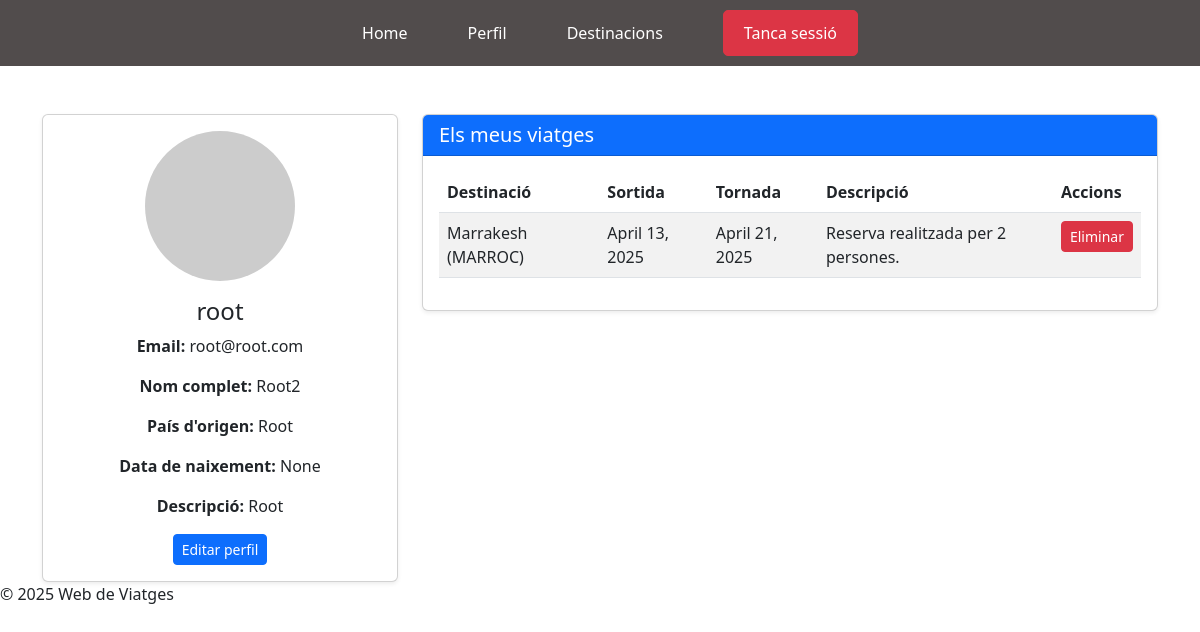
/accounts/profile/ (signed in), run on the app's committed database.
### accounts/models.py (models this page shows, shortened)
class PerfilUsuari(models.Model):
    usuari = models.OneToOneField(User, on_delete=models.CASCADE, related_name="perfil")
    avatar = models.ImageField(upload_to='avatars/', blank=True, null=True)
    descripcion = models.TextField(blank=True, null=True)
    nom_complet = models.CharField(max_length=200, blank=True, null=True)  #
    pais_origen = models.CharField(max_length=100, blank=True, null=True)
    data_naixement = models.DateField(blank=True, null=True)

class Viatge(models.Model):
    user = models.ForeignKey(User, on_delete=models.CASCADE, related_name="viatges")
    destinacio = models.ForeignKey(Destinacio, on_delete=models.CASCADE, related_name="viatges")
    data_inici = models.DateField()
    data_fi = models.DateField()
    num_persones = models.PositiveIntegerField()
    descripcio = models.TextField(blank=True, null=True)

class Destinacio(models.Model):
    nom = models.CharField(max_length=100)
    pais = models.CharField(max_length=50)
    continent = models.CharField(max_length=50)
    def __str__(self):
        return f"{self.nom} ({self.pais.upper()})"

### accounts/views.py (the view)
# urls.py: path('profile/', views.perfil, name='profile'),
@login_required
def perfil(request):
    perfil = get_object_or_404(PerfilUsuari, usuari=request.user)
    viatges = Viatge.objects.filter(user=request.user)
    context = {
        'perfil': perfil,
        'viatges': viatges
    }
    return render(request, 'perfil.html', context)

### accounts/templates/perfil.html (shortened to what this page needs)
{% extends "base.html" %}
{% block content %}
<div class="container mt-5">
    <div class="row">
        <div class="col-md-4">
            <div class="card shadow-sm">
                <div class="card-body text-center">
                    <img src="https://via.placeholder.com/150" alt="Foto de perfil predeterminada" class="img-fluid rounded-circle mb-3" width="150" height="150">
                    <h4 class="card-title">{{ user.username }}</h4>
                    <p class="card-text"><strong>Email:</strong> {{ user.email }}</p>
                    <p class="card-text"><strong>Nom complet:</strong> {{ user.perfil.nom_complet }}</p>
                    <p class="card-text"><strong>País d'origen:</strong> {{ user.perfil.pais_origen }}</p>
                    <p class="card-text"><strong>Data de naixement:</strong> {{ user.perfil.data_naixement }}</p>
                    <p class="card-text"><strong>Descripció:</strong> {{ user.perfil.descripcion }}</p>
                    <a href="{% url 'editar_perfil' %}" class="btn btn-primary btn-sm">Editar perfil</a>
                </div>
            </div>
        </div>
        <div class="col-md-8">
            <div class="card shadow-sm">
                <div class="card-header bg-primary text-white">
                    <h5 class="mb-0">Els meus viatges</h5>
                </div>
                <div class="card-body">
                    {% if viatges %}
                    <div class="table-responsive">
                        <table class="table table-striped">
                            <thead>
                                <tr>
                                    <th>Destinació</th>
                                    <th>Sortida</th>
                                    <th>Tornada</th>
                                    <th>Descripció</th>
                                    <th>Accions</th>
                                </tr>
                            </thead>
                            <tbody>
                                {% for viatge in viatges %}
                                    <tr>
                                        <td>{{ viatge.destinacio }}</td>
                                        <td>{{ viatge.data_inici }}</td>
                                        <td>{{ viatge.data_fi }}</td>
                                        <td>{{ viatge.descripcio }}</td>
                                        <td>
                                            <form action="{% url 'eliminar_viatge' viatge.id %}" method="POST" onsubmit="return confirm('Estàs segur que vols eliminar aquest viatge?');">
                                                <button type="submit" class="btn btn-danger btn-sm">Eliminar</button>
                                            </form>
                                        </td>
                                    </tr>
                                {% endfor %}
                            </tbody>
                        </table>
                    </div>
                    {% else %}
                    <p class="text-muted text-center">Encara no has fet cap viatge. A què esperes?</p>
                    {% endif %}
                </div>
            </div>
        </div>
    </div>
</div>
{% endblock %}

### data on the page
Viatge: destinacio "Marrakesh (MARROC)", data_inici "April 13, 2025", data_fi "April 21, 2025", descripcio "Reserva realitzada per 2 persones."

### other printed values
{{ user.username }} "root"
{{ user.email }} "root@root.com"
{{ user.perfil.nom_complet }} "Root2"
{{ user.perfil.pais_origen }} "Root"
{{ user.perfil.data_naixement }} "None"
{{ user.perfil.descripcion }} "Root"
